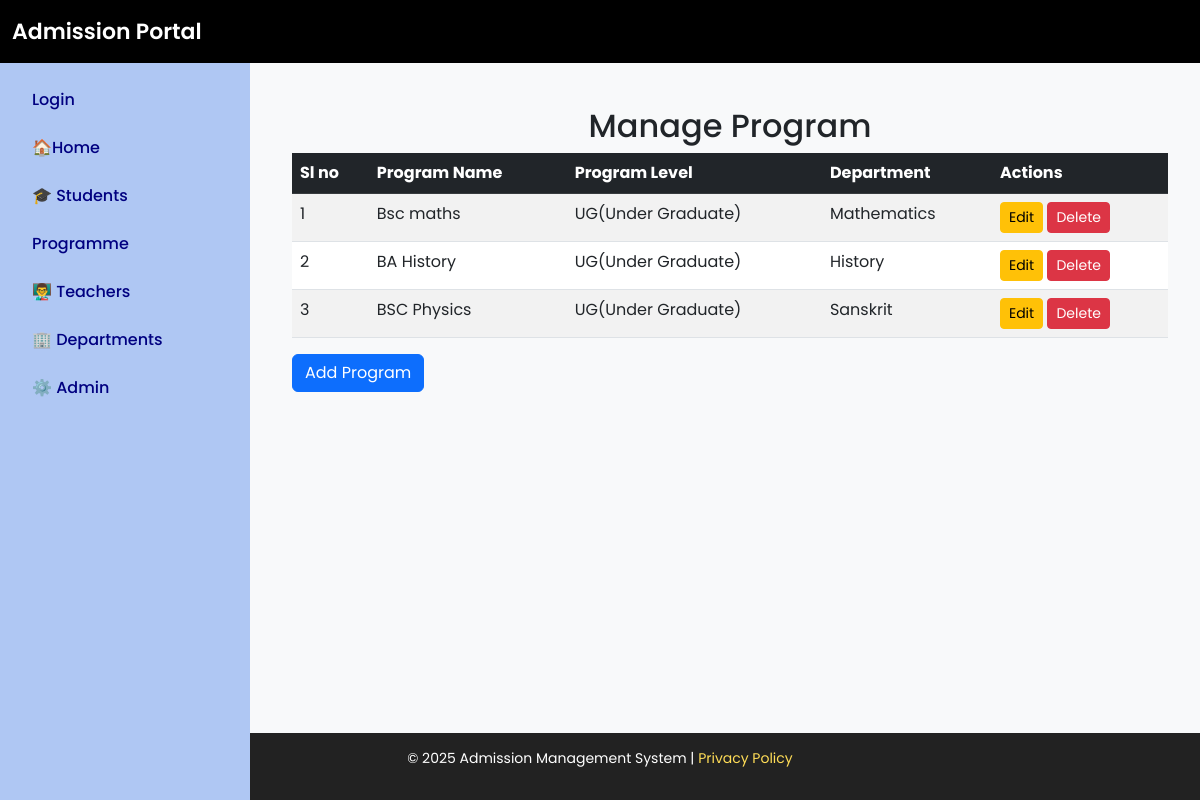
Screenshot of /manage_program with the database file from the repository.
### admission/models.py (models this page shows, shortened)
class Program(models.Model):
    program_name = models.CharField(max_length=100, unique=True)
    department = models.ForeignKey(Department, on_delete=models.SET_NULL, blank=True, null=True)  # ForeignKey to Department
    program_level = models.ForeignKey(ProgramLevel, on_delete=models.SET_NULL, blank=True, null=True)  # ForeignKey to ProgramLevel

class ProgramLevel(models.Model):
    level_name = models.CharField(max_length=100,default='UG')
    def __str__(self):
        return self.level_name

class Department(models.Model):
    dept_name = models.CharField(max_length=100, unique=True)
    def __str__(self):
        return self.dept_name

### admission/views.py (the view)
# urls.py: path('manage_program', views.manage_program, name='manage_program'),
def manage_program(request):
   programs = Program.objects.all()
   return render(request, 'manage_program.html', {'programs': programs})

### admission/templates/manage_program.html
{% extends 'base.html' %}
{% block content %}
<div class="container mt-4">
    <h2 class="text-center">Manage Program</h2>
    <table class="table table-striped">
        <thead class="table-dark">
            <tr>
                <th>Sl no</th>
                <th>Program Name</th>
                <th>Program Level</th>
                <th>Department</th>
                <th>Actions</th>
            </tr>
        </thead>
        <tbody>
            {% for program in programs %}
            <tr>
                <td>{{ forloop.counter }}</td>
                <td>{{ program.program_name }}</td>
                <td>{{ program.program_level }}</td>
                <td>{{ program.department }}</td>
                <td>
                    <a href="{% url 'edit_program' program.id %}" class="btn btn-warning btn-sm">Edit</a>
                    <a href="{% url 'delete_program' program.id %}" class="btn btn-danger btn-sm">Delete</a>
                </td>
            </tr>
            {% empty %}
            <tr>
                <td colspan="3" class="text-center">No programs available.</td>
            </tr>
            {% endfor %}
        </tbody>
    </table>
    <a href="{% url 'add_program' %}" class="btn btn-primary">Add Program</a>
</div>
{% endblock %}

### templates/base.html (style rules this page uses)
body { font-family: 'Poppins', sans-serif; background: #f8f9fa; display: flex; min-height: 100vh; flex-direction: column; }

### rows the page displays
Program: program_name "Bsc maths", program_level "UG(Under Graduate)", department "Mathematics"
Program: program_name "BA History", program_level "UG(Under Graduate)", department "History"
Program: program_name "BSC Physics", program_level "UG(Under Graduate)", department "Sanskrit"
